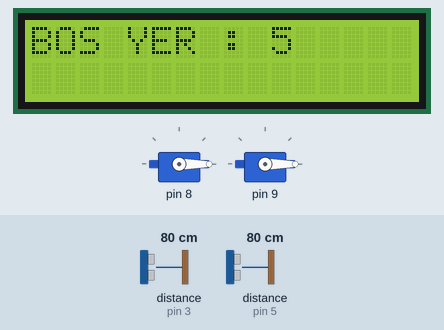
A sketch run on a simulated Arduino Uno, built with avr-gcc and run on an emulated ATmega328P. Shown: 16×2 character LCD, 2 × servo. Wiring (inferred from the names in the program): 2 × ultrasonic range finder: trigger pin 2, echo pin 3 / trigger pin 4, echo pin 5. The inputs (shaded band) are chosen by the test bench; at power-on: distance to the obstacle (sensors on pin 3, pin 5) 80 cm. The echo pulse lasts 58.3 µs per cm; what the sketch prints to the serial monitor is not drawn.

Above: at 1.2 s.
1.3 s: distance to the obstacle (sensor on pin 3) set to 17 cm
3.4 s: distance to the obstacle (sensor on pin 3) set to 13 cm
At 3.72 s:
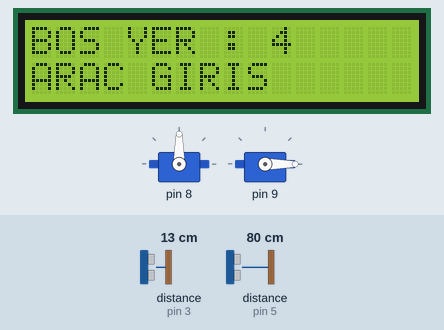
5.1 s: distance to the obstacle (sensor on pin 5) set to 17 cm
8.1 s: distance to the obstacle (sensor on pin 5) set to 14 cm
At 8.35 s:
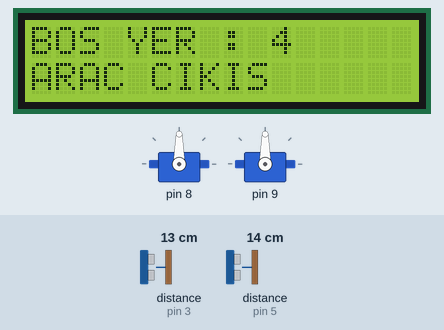
10.0 s: distance to the obstacle (sensor on pin 3) set to 299 cm
At 10.77 s:
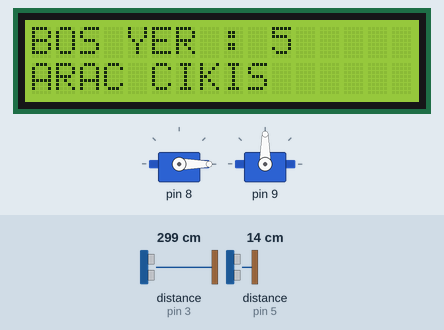
12.1 s: distance to the obstacle (sensor on pin 5) set to 60 cm
At 12.98 s:
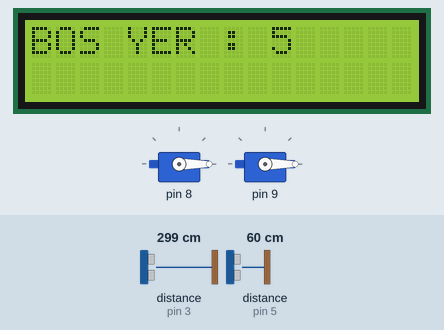
Timing chart, 0 to 15.1 s (numbered marks = the images above; inputs shaded):
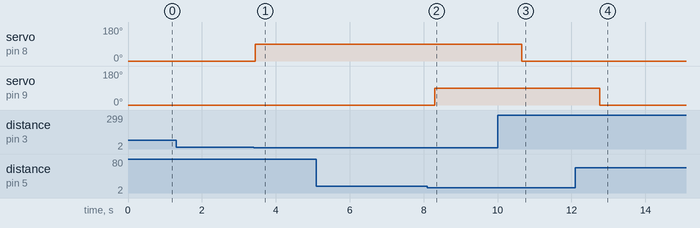

The sketch:

sketch_otopark_projesi.ino
```cpp
/*
   Akilli Otopark Projesi

   Kaynaklar :

  Ultrasonic sensor SR04
  https://howtomechatronics.com/tutorials/arduino/ultrasonic-sensor-hc-sr04/

  LCD(Liquid crystal display) LCM1602 IIC
  https://arduino-info.wikispaces.com/LCD-Blue-I2C

   @author : Ugur Enes UZUN,Gurkan UZUN
   @since : 15.04.2018
*/

#include <LiquidCrystal.h>
#include <Wire.h>
#include <LiquidCrystal_I2C.h>
#include <Servo.h>

// Library initialization with 16x2 size settings
LiquidCrystal_I2C lcd(0x27, 16, 2); // set the LCD address to 0x27

// defines pins numbers,ultrasonic sensors SR04
const int trigPins[2] = {2, 4};
const int echoPins[2] = {3, 5};

// 2 servo motors
Servo servoMotors[2];

// defines constants
const unsigned int KAPI_ARAC_GIRIS = 0;
const unsigned int KAPI_ARAC_CIKIS = 1;
const unsigned int ARAC_YOK = 0;
const unsigned int ARAC_VAR = 1;
const unsigned int T1 = 100; //bekleme suresi 1(dongu sonu bekleme)
const unsigned int T2 = 50; //bekleme suresi 2 (giris/cikis arasinda bekleme)
const unsigned int ARAC_MESAFE_MIN = 3;
const unsigned int ARAC_MESAFE_MAX = 15;
const unsigned int ARAC_ADET_MAX = 5;
const unsigned long KAPI_ACIK_KALMA_SURESI_MIN = 500;
const unsigned int KAPI_KAPALI = 0;
const unsigned int KAPI_ACIK = 1;

// defines variables
int aracAdet;
int bosYerAdedi;
int aracDurums[2] = {ARAC_YOK, ARAC_YOK};
int oncekiAracDurums[2] = {ARAC_YOK, ARAC_YOK};
long kapiAcikKalmaSuresi[2] = {0, 0};
int kapiDurums[2] = {KAPI_KAPALI, KAPI_KAPALI};

void setup() {
  Serial.begin(9600); // Starts the serial communication

  lcd.init();
  lcd.backlight();

  int i = 0;

  //ultrasonic sensors SR04
  for (i = 0; i < 2; i++) {
    pinMode(trigPins[i], OUTPUT);
    pinMode(echoPins[i], INPUT);
  }

  // servo motor pinlerini tanimla.
  servoMotors[KAPI_ARAC_GIRIS].attach(8);
  servoMotors[KAPI_ARAC_CIKIS].attach(9);

  //her 2 kapi kapali.
  for (i = 0; i < 2; i++) {
    servoMotors[i].write(0);
  }

  aracAdet = 0;
}

void loop()
{
  lcd.clear();
  lcd.setCursor(0, 0);

  // KAPI_ARAC_GIRIS ve KAPI_ARAC_CIKIS icin yeni dongu(2 tur)
  int i = 0;
  for (i = 0; i < 2; i++) {
    aracDurums[i] = aracBul(i);

    bosYerAdedi = ARAC_ADET_MAX - aracAdet;
    lcd.setCursor(0, 0);
    if (bosYerAdedi > 0) {
      lcd.print("BOS YER : ");
      lcd.print(bosYerAdedi);
    } else {
      lcd.print("* OTOPARK DOLU *");
    }

    lcd.setCursor(0, 1);
    if (aracDurums[i] == ARAC_VAR) {
      kapiAc(i);
      // arac yok ise bir sure bekledikten sonra kapiyi kapat.
    } else if (aracDurums[i] == ARAC_YOK && kapiAcikKalmaSuresi[i] > KAPI_ACIK_KALMA_SURESI_MIN) {
      kapiKapa(i);
    }

    if (aracDurums[i] == ARAC_VAR && oncekiAracDurums[i] == ARAC_YOK) {
      if (i == KAPI_ARAC_GIRIS) {
        aracAdet++;
      } else if (i == KAPI_ARAC_CIKIS) {
        aracAdet--;
      }
    }

    if (aracAdet < 0) {
      aracAdet = 0;
    } else if (aracAdet > ARAC_ADET_MAX) {
      aracAdet = ARAC_ADET_MAX;
    }

    oncekiAracDurums[i] = aracDurums[i];
    if (i < 1) {
      delay(T2);
    }

  }
  delay(T1);
  // her 2 kapi acik kalma suresine T1 zamanini ekle.
  int j = 0;
  for (j = 0; j < 2; j++) {
    if (kapiDurums[j] == KAPI_ACIK) {
      kapiAcikKalmaSuresi[j] = kapiAcikKalmaSuresi[j] + T1 + T2;
    }
  }

}

void kapiAc(int kapiNo) {
  if (kapiNo == KAPI_ARAC_GIRIS) {
    lcd.print("ARAC GIRIS");
    //bos yer var ise giris kapisini ac.
    if (bosYerAdedi > 0) {
      // kapi acilinca kapi acik kalma suresini sifirla.
      kapiDurums[kapiNo] = KAPI_ACIK;
      kapiAcikKalmaSuresi[kapiNo] = 0;
      servoMotors[kapiNo].write(90);
    }
    //cikis kapisini ac.
  } else if (kapiNo == KAPI_ARAC_CIKIS) {
    lcd.print("ARAC CIKIS");
    // kapi acilinca kapi acik kalma suresini sifirla.
    kapiDurums[kapiNo] = KAPI_ACIK;
    kapiAcikKalmaSuresi[kapiNo] = 0;
    servoMotors[kapiNo].write(90);
  }
}

void kapiKapa(int kapiNo) {
  // kapi kapaninca kapi acik kalma suresini sifirla.
  kapiDurums[kapiNo] = KAPI_KAPALI;
  kapiAcikKalmaSuresi[kapiNo] = 0;
  servoMotors[kapiNo].write(0);
}

int aracBul(int kapiNo) {
  // arac yok ise 0 var ise 1 dondurur.
  int donenDeger = ARAC_YOK;

  // Clears the trigPin
  digitalWrite(trigPins[kapiNo], LOW);

  delayMicroseconds(2);

  // Sets the trigPin on HIGH state for 10 micro seconds
  digitalWrite(trigPins[kapiNo], HIGH);

  delayMicroseconds(10);

  digitalWrite(trigPins[kapiNo], LOW);

  // Reads the echoPin, returns the sound wave travel time in microseconds
  long duration = pulseIn(echoPins[kapiNo], HIGH);

  // Calculating the distance
  int distance = duration * 0.034 / 2;

  Serial.print(kapiNo);
  Serial.print(".kapi[cm]: ");
  Serial.println(distance);

  if (ARAC_MESAFE_MIN < distance && distance < ARAC_MESAFE_MAX) {
    donenDeger = ARAC_VAR;
  } else {
    donenDeger = ARAC_YOK;
  }

  return donenDeger;
}
```

Measured:
- the behaviour switches between 16 and 15 cm on distance to the obstacle (sensor on pin 3) (found by bisection; images 0 and 1)
- the behaviour switches between 16 and 15 cm on distance to the obstacle (sensor on pin 5) (found by bisection; images 1 and 2)
- after the input at 3.4 s, servo on pin 8: 0° → 90° after 0.05 s; the display: first differs from a run without the input after 0.05 s (image 1 shows a later state)
- after the input at 8.1 s, servo on pin 9: 0° → 90° after 0.21 s; the display: first differs from a run without the input after 0.21 s (image 2)
- after the input at 10.0 s, servo on pin 8: 90° → 0° after 0.65 s; the display: first differs from a run without the input at once (image 3 shows a later state)
- after the input at 12.1 s, servo on pin 9: 90° → 0° after 0.67 s
